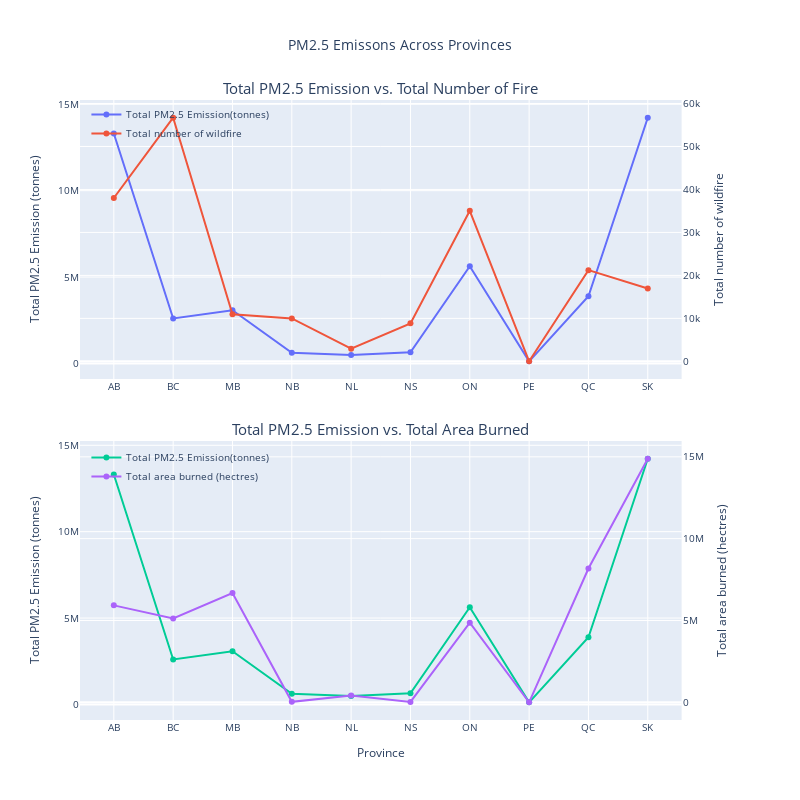

Notebook code cell kept with this figure:
### Markdown cell above
Now we examine the combined wildfire and PM2.5 data. Here, we've created subplots of scatterplots to illustrate any relationships present between the two datasets. We observe similar trends in the wildfire data and PM2.5 emission data, as expected. However, what do these patterns truly signify?

### Code cell
with open('projects/environmental-health/figure/fire_fig.json', 'r') as f:
    fig = pio.from_json(f.read())
fig.show()

### Figure 1 — Plotly figure (JSON) as saved in the notebook; plotly's stock layout.template omitted (floating-point values rounded to 4 significant figures)
{"data": [{"legendgroup": "group1", "name": "Total PM2.5 Emission(tonnes)", "showlegend": true, "type": "scatter", "x": ["AB", "BC", "MB", "NB", "NL", "NS", "ON", "PE", "QC", "SK"], "xaxis": "x", "y": [13310000.0, 2601000.0, 3077000.0, 621100.0, 487500.0, 645500.0, 5626000.0, 123500.0, 3890000.0, 14220000.0], "yaxis": "y"}, {"legendgroup": "group1", "name": "Total number of wildfire", "showlegend": true, "type": "scatter", "x": ["AB", "BC", "MB", "NB", "NL", "NS", "ON", "PE", "QC", "SK"], "xaxis": "x", "y": [38015, 56698, 10953, 9985, 2937, 8841, 35041, 11, 21222, 16964], "yaxis": "y2"}, {"legendgroup": "group2", "name": "Total PM2.5 Emission(tonnes)", "showlegend": true, "type": "scatter", "x": ["AB", "BC", "MB", "NB", "NL", "NS", "ON", "PE", "QC", "SK"], "xaxis": "x2", "y": [13310000.0, 2601000.0, 3077000.0, 621100.0, 487500.0, 645500.0, 5626000.0, 123500.0, 3890000.0, 14220000.0], "yaxis": "y3"}, {"legendgroup": "group2", "name": "Total area burned (hectres)", "showlegend": true, "type": "scatter", "x": ["AB", "BC", "MB", "NB", "NL", "NS", "ON", "PE", "QC", "SK"], "xaxis": "x2", "y": [5924000.0, 5123000.0, 6673000.0, 29090.0, 414900.0, 21590.0, 4865000.0, 21.6, 8174000.0, 14890000.0], "yaxis": "y4"}], "layout": {"annotations": [{"font": {"size": 15}, "showarrow": false, "text": "Total PM2.5 Emission vs. Total Number of Fire", "x": 0.47, "xanchor": "center", "xref": "paper", "y": 1, "yanchor": "bottom", "yref": "paper"}, {"font": {"size": 15}, "showarrow": false, "text": "Total PM2.5 Emission vs. Total Area Burned", "x": 0.47, "xanchor": "center", "xref": "paper", "y": 0.45, "yanchor": "bottom", "yref": "paper"}], "font": {"size": 10}, "height": 800, "hovermode": "x unified", "legend": {"bgcolor": "rgba(0,0,0,0)", "tracegroupgap": 305, "x": 0.01, "xanchor": "left", "y": 1, "yanchor": "top"}, "title": {"text": "PM2.5 Emissons Across Provinces", "x": 0.5}, "width": 800, "xaxis": {"anchor": "y", "domain": [0, 0.94]}, "xaxis2": {"anchor": "y3", "domain": [0, 0.94], "title": {"text": "Province"}}, "yaxis": {"anchor": "x", "domain": [0.55, 1], "title": {"text": "Total PM2.5 Emission (tonnes)"}}, "yaxis2": {"anchor": "x", "overlaying": "y", "side": "right", "title": {"text": "Total number of wildfire"}}, "yaxis3": {"anchor": "x2", "domain": [0, 0.45], "title": {"text": "Total PM2.5 Emission (tonnes)"}}, "yaxis4": {"anchor": "x2", "overlaying": "y3", "side": "right", "title": {"text": "Total area burned (hectres)"}}}}
